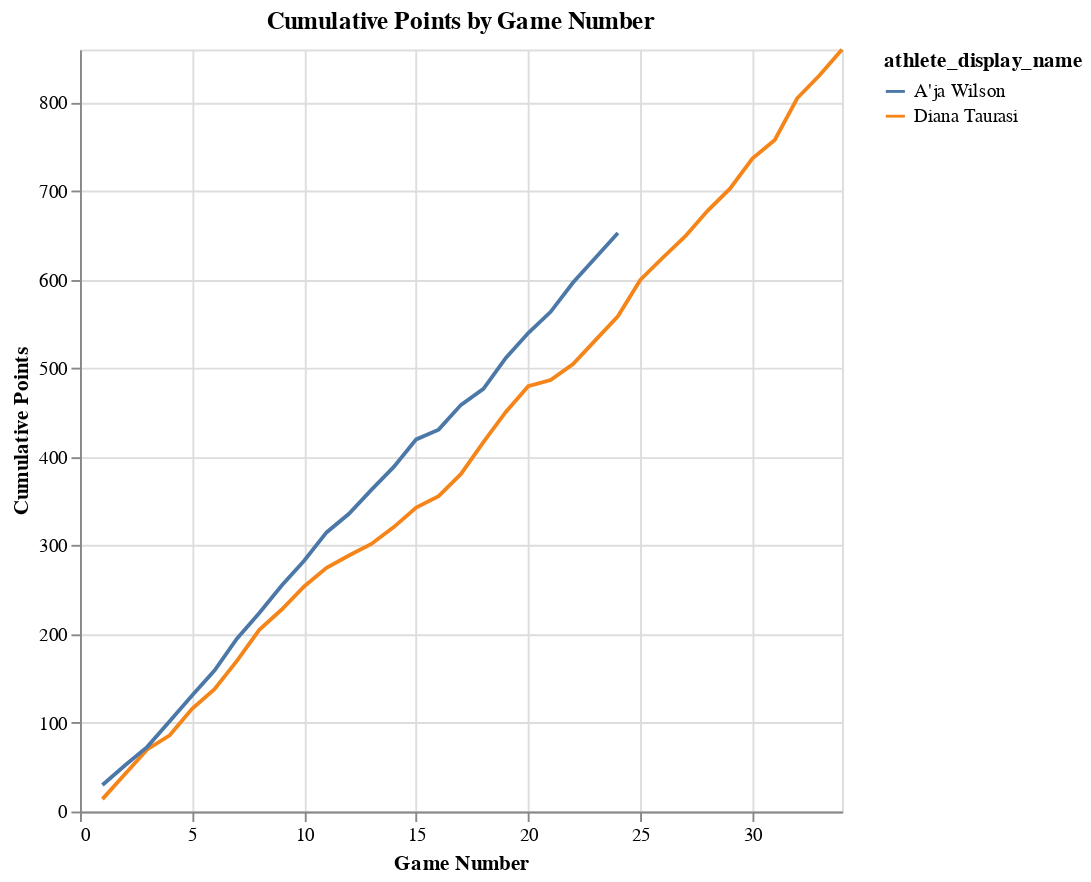

The notebook cell this image was saved under:
### Code cell
import pandas as pd
import altair as alt
import ipywidgets as widgets
from IPython.display import display, clear_output

# Load the CSV file
df = pd.read_csv('points_vs_games.csv')

# Convert game_date to datetime
df['game_date'] = pd.to_datetime(df['game_date'])

# Create a slider widget
slider = widgets.IntSlider(min=df['game_number'].min(), max=df['game_number'].max(), step=1, value=df['game_number'].min(), description='Game Number')

# Define a function to update the chart based on the slider value
def update_chart(game_number):
    filtered_df = df[df['game_number'] <= game_number]
    chart = alt.Chart(filtered_df).mark_line().encode(
        x=alt.X('game_number:Q', title='Game Number', scale=alt.Scale(domain=[0, 34])),
        y=alt.Y('cumulative_points:Q', title='Cumulative Points', scale=alt.Scale(domain=[0, 860])),
        color='athlete_display_name:N'
    ).properties(
        title='Cumulative Points by Game Number',  # Set the chart title
        width=400,
        height=400
    )

    # Clear previous output and display the updated chart
    clear_output(wait=True)
    display(slider)
    display(chart)

# Display the initial chart
update_chart(slider.value)

# Attach the update function to the slider
slider.observe(lambda change: update_chart(change['new']), names='value')

# Display the slider
display(slider)

### Figure 1 — Vega-Lite specification as saved in the notebook (floating-point values rounded to 4 significant figures)
{"config": {"view": {"continuousWidth": 300, "continuousHeight": 300}}, "data": {"name": "data-342ebb6a638940fe66b49136b33d3c47"}, "mark": {"type": "line"}, "encoding": {"color": {"field": "athlete_display_name", "type": "nominal"}, "x": {"field": "game_number", "scale": {"domain": [0, 34]}, "title": "Game Number", "type": "quantitative"}, "y": {"field": "cumulative_points", "scale": {"domain": [0, 860]}, "title": "Cumulative Points", "type": "quantitative"}}, "height": 400, "title": "Cumulative Points by Game Number", "width": 400, "$schema": "https://vega.github.io/schema/vega-lite/v5.8.0.json", "datasets": {"data-342ebb6a638940fe66b49136b33d3c47": [{"athlete_display_name": "Diana Taurasi", "game_date": "2006-05-20T00:00:00", "game_number": 1, "cumulative_points": 14}, {"athlete_display_name": "Diana Taurasi", "game_date": "2006-05-25T00:00:00", "game_number": 2, "cumulative_points": 42}, {"athlete_display_name": "Diana Taurasi", "game_date": "2006-05-31T00:00:00", "game_number": 3, "cumulative_points": 70}, {"athlete_display_name": "Diana Taurasi", "game_date": "2006-06-02T00:00:00", "game_number": 4, "cumulative_points": 86}, {"athlete_display_name": "Diana Taurasi", "game_date": "2006-06-06T00:00:00", "game_number": 5, "cumulative_points": 116}, {"athlete_display_name": "Diana Taurasi", "game_date": "2006-06-09T00:00:00", "game_number": 6, "cumulative_points": 138}, {"athlete_display_name": "Diana Taurasi", "game_date": "2006-06-13T00:00:00", "game_number": 7, "cumulative_points": 170}, {"athlete_display_name": "Diana Taurasi", "game_date": "2006-06-16T00:00:00", "game_number": 8, "cumulative_points": 205}, {"athlete_display_name": "Diana Taurasi", "game_date": "2006-06-18T00:00:00", "game_number": 9, "cumulative_points": 228}, {"athlete_display_name": "Diana Taurasi", "game_date": "2006-06-21T00:00:00", "game_number": 10, "cumulative_points": 254}, {"athlete_display_name": "Diana Taurasi", "game_date": "2006-06-23T00:00:00", "game_number": 11, "cumulative_points": 275}, {"athlete_display_name": "Diana Taurasi", "game_date": "2006-06-25T00:00:00", "game_number": 12, "cumulative_points": 289}, {"athlete_display_name": "Diana Taurasi", "game_date": "2006-06-28T00:00:00", "game_number": 13, "cumulative_points": 302}, {"athlete_display_name": "Diana Taurasi", "game_date": "2006-06-30T00:00:00", "game_number": 14, "cumulative_points": 321}, {"athlete_display_name": "Diana Taurasi", "game_date": "2006-07-02T00:00:00", "game_number": 15, "cumulative_points": 343}, {"athlete_display_name": "Diana Taurasi", "game_date": "2006-07-06T00:00:00", "game_number": 16, "cumulative_points": 356}, {"athlete_display_name": "Diana Taurasi", "game_date": "2006-07-08T00:00:00", "game_number": 17, "cumulative_points": 381}, {"athlete_display_name": "Diana Taurasi", "game_date": "2006-07-09T00:00:00", "game_number": 18, "cumulative_points": 417}, {"athlete_display_name": "Diana Taurasi", "game_date": "2006-07-14T00:00:00", "game_number": 19, "cumulative_points": 451}, {"athlete_display_name": "Diana Taurasi", "game_date": "2006-07-16T00:00:00", "game_number": 20, "cumulative_points": 480}, {"athlete_display_name": "Diana Taurasi", "game_date": "2006-07-18T00:00:00", "game_number": 21, "cumulative_points": 487}, {"athlete_display_name": "Diana Taurasi", "game_date": "2006-07-19T00:00:00", "game_number": 22, "cumulative_points": 505}, {"athlete_display_name": "Diana Taurasi", "game_date": "2006-07-22T00:00:00", "game_number": 23, "cumulative_points": 532}, {"athlete_display_name": "Diana Taurasi", "game_date": "2006-07-25T00:00:00", "game_number": 24, "cumulative_points": 559}, {"athlete_display_name": "Diana Taurasi", "game_date": "2006-07-27T00:00:00", "game_number": 25, "cumulative_points": 600}, {"athlete_display_name": "Diana Taurasi", "game_date": "2006-07-28T00:00:00", "game_number": 26, "cumulative_points": 625}, {"athlete_display_name": "Diana Taurasi", "game_date": "2006-07-30T00:00:00", "game_number": 27, "cumulative_points": 649}, {"athlete_display_name": "Diana Taurasi", "game_date": "2006-08-01T00:00:00", "game_number": 28, "cumulative_points": 678}, {"athlete_display_name": "Diana Taurasi", "game_date": "2006-08-03T00:00:00", "game_number": 29, "cumulative_points": 703}, {"athlete_display_name": "Diana Taurasi", "game_date": "2006-08-05T00:00:00", "game_number": 30, "cumulative_points": 737}, {"athlete_display_name": "Diana Taurasi", "game_date": "2006-08-08T00:00:00", "game_number": 31, "cumulative_points": 758}, {"athlete_display_name": "Diana Taurasi", "game_date": "2006-08-10T00:00:00", "game_number": 32, "cumulative_points": 805}, {"athlete_display_name": "Diana Taurasi", "game_date": "2006-08-12T00:00:00", "game_number": 33, "cumulative_points": 831}, {"athlete_display_name": "Diana Taurasi", "game_date": "2006-08-13T00:00:00", "game_number": 34, "cumulative_points": 860}, {"athlete_display_name": "A'ja Wilson", "game_date": "2024-05-14T00:00:00", "game_number": 1, "cumulative_points": 30}, {"athlete_display_name": "A'ja Wilson", "game_date": "2024-05-18T00:00:00", "game_number": 2, "cumulative_points": 52}, {"athlete_display_name": "A'ja Wilson", "game_date": "2024-05-21T00:00:00", "game_number": 3, "cumulative_points": 73}, {"athlete_display_name": "A'ja Wilson", "game_date": "2024-05-25T00:00:00", "game_number": 4, "cumulative_points": 102}, {"athlete_display_name": "A'ja Wilson", "game_date": "2024-05-29T00:00:00", "game_number": 5, "cumulative_points": 131}, {"athlete_display_name": "A'ja Wilson", "game_date": "2024-05-31T00:00:00", "game_number": 6, "cumulative_points": 159}, {"athlete_display_name": "A'ja Wilson", "game_date": "2024-06-05T00:00:00", "game_number": 7, "cumulative_points": 195}, {"athlete_display_name": "A'ja Wilson", "game_date": "2024-06-07T00:00:00", "game_number": 8, "cumulative_points": 224}, {"athlete_display_name": "A'ja Wilson", "game_date": "2024-06-09T00:00:00", "game_number": 9, "cumulative_points": 255}, {"athlete_display_name": "A'ja Wilson", "game_date": "2024-06-11T00:00:00", "game_number": 10, "cumulative_points": 283}, {"athlete_display_name": "A'ja Wilson", "game_date": "2024-06-13T00:00:00", "game_number": 11, "cumulative_points": 315}, {"athlete_display_name": "A'ja Wilson", "game_date": "2024-06-15T00:00:00", "game_number": 12, "cumulative_points": 336}, {"athlete_display_name": "A'ja Wilson", "game_date": "2024-06-19T00:00:00", "game_number": 13, "cumulative_points": 363}, {"athlete_display_name": "A'ja Wilson", "game_date": "2024-06-21T00:00:00", "game_number": 14, "cumulative_points": 389}, {"athlete_display_name": "A'ja Wilson", "game_date": "2024-06-27T00:00:00", "game_number": 15, "cumulative_points": 420}, {"athlete_display_name": "A'ja Wilson", "game_date": "2024-06-29T00:00:00", "game_number": 16, "cumulative_points": 431}, {"athlete_display_name": "A'ja Wilson", "game_date": "2024-07-02T00:00:00", "game_number": 17, "cumulative_points": 459}, {"athlete_display_name": "A'ja Wilson", "game_date": "2024-07-04T00:00:00", "game_number": 18, "cumulative_points": 477}, {"athlete_display_name": "A'ja Wilson", "game_date": "2024-07-05T00:00:00", "game_number": 19, "cumulative_points": 512}, {"athlete_display_name": "A'ja Wilson", "game_date": "2024-07-07T00:00:00", "game_number": 20, "cumulative_points": 540}, {"athlete_display_name": "A'ja Wilson", "game_date": "2024-07-10T00:00:00", "game_number": 21, "cumulative_points": 564}, {"athlete_display_name": "A'ja Wilson", "game_date": "2024-07-12T00:00:00", "game_number": 22, "cumulative_points": 597}, {"athlete_display_name": "A'ja Wilson", "game_date": "2024-07-14T00:00:00", "game_number": 23, "cumulative_points": 625}, {"athlete_display_name": "A'ja Wilson", "game_date": "2024-07-16T00:00:00", "game_number": 24, "cumulative_points": 653}]}}
